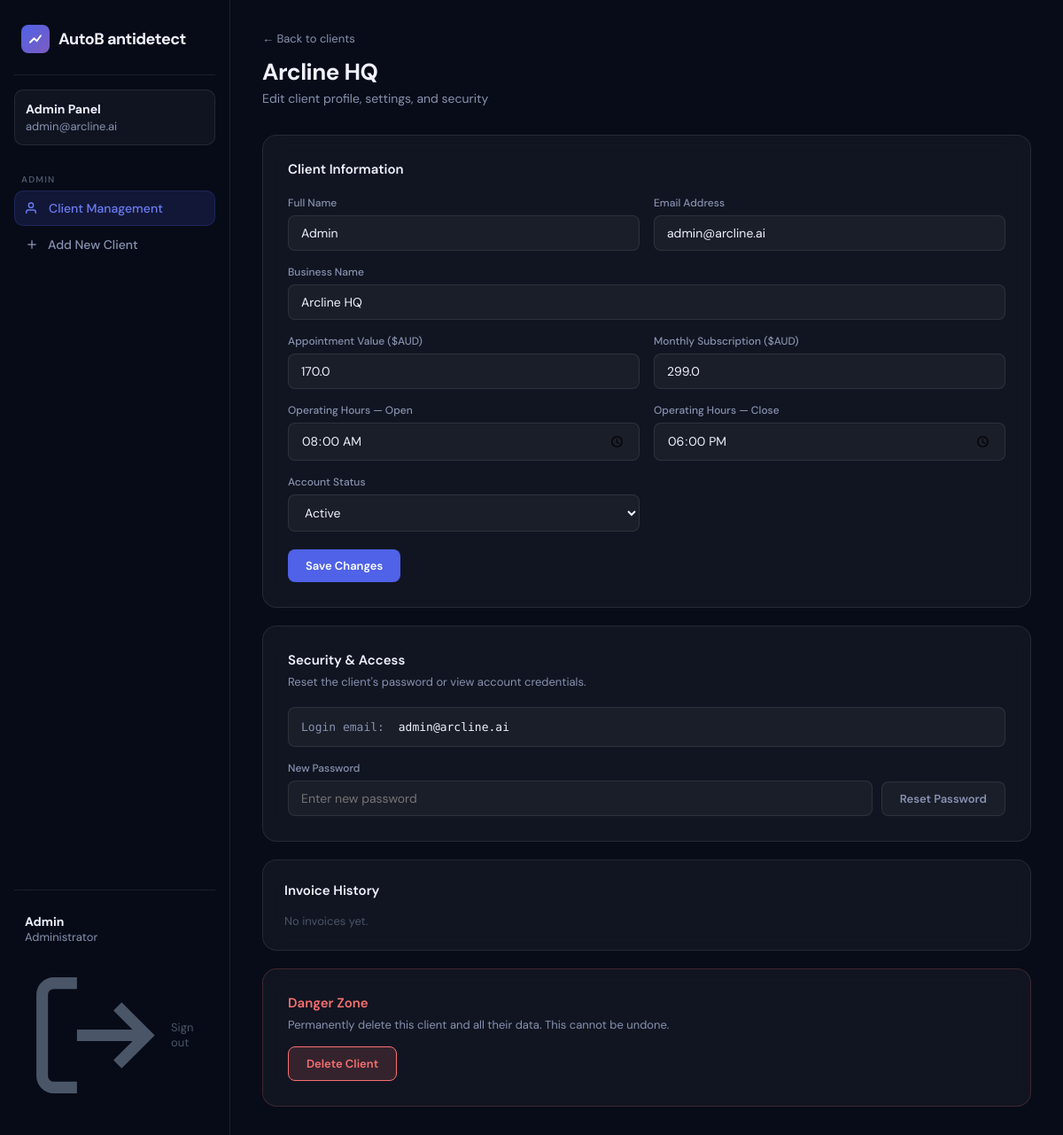
The app's page /admin/client/1 (signed in) with its own data.
### tables this page shows
CREATE TABLE users (
        id INTEGER PRIMARY KEY AUTOINCREMENT,
        name TEXT NOT NULL,
        email TEXT UNIQUE NOT NULL,
        password TEXT NOT NULL,
        role TEXT DEFAULT 'client',
        business_name TEXT DEFAULT '',
        appointment_value REAL DEFAULT 170.0,
        subscription_price REAL DEFAULT 299.0,
        hours_open TEXT DEFAULT '08:00',
        hours_close TEXT DEFAULT '18:00',
        status TEXT DEFAULT 'active',
        receptionist_on INTEGER DEFAULT 1,
        created_at TIMESTAMP DEFAULT CURRENT_TIMESTAMP
    );

### app.py (the view, shortened to what this page needs)
@app.route('/admin/client/<int:cid>', methods=['GET','POST'])
@login_required
@admin_required
def admin_client(cid):
    conn = get_db()
    client   = conn.execute("SELECT * FROM users WHERE id=?",(cid,)).fetchone()
    invoices = conn.execute("SELECT * FROM invoices WHERE user_id=? ORDER BY created_at DESC",(cid,)).fetchall()
    conn.close()
    if not client: return redirect(url_for('admin_panel'))
    return render_template('admin_client.html', client=client, invoices=invoices)

### app.py (called while the page is built)
def get_db():
    conn = sqlite3.connect(DB_PATH)
    conn.row_factory = sqlite3.Row
    return conn

def login_required(f):
    @wraps(f)
    def decorated(*args, **kwargs):
        if 'user_id' not in session:
            return redirect(url_for('login'))
        return f(*args, **kwargs)
    return decorated

def admin_required(f):
    @wraps(f)
    def decorated(*args, **kwargs):
        if session.get('role') != 'admin':
            return redirect(url_for('dashboard'))
        return f(*args, **kwargs)
    return decorated

### templates/admin_client.html (shortened to what this page needs)
{% extends "base.html" %}
{% block body %}
<div class="app-shell">
  <nav class="sidebar" id="sidebar">
    <div class="sidebar-logo">
      <div class="logo-mark">
        <svg viewBox="0 0 24 24" fill="none" stroke="white" stroke-width="2.5" stroke-linecap="round" stroke-linejoin="round">
          <polyline points="4 17 10 11 14 15 20 7"></polyline>
        </svg>
      </div>
      <span class="logo-text">AutoB antidetect</span>
    </div>
    <div class="client-badge"><strong>Admin Panel</strong>{{ session['email'] }}</div>
    <div class="nav-section">
      <div class="nav-label">Admin</div>
      <a href="/admin" class="nav-link active">
        <svg viewBox="0 0 24 24" fill="none" stroke="currentColor" stroke-width="2"><path d="M17 21v-2a4 4 0 00-4-4H5a4 4 0 00-4 4v2"/><circle cx="9" cy="7" r="4"/></svg>
        Client Management
      </a>
      <a href="/admin/add" class="nav-link">
        <svg viewBox="0 0 24 24" fill="none" stroke="currentColor" stroke-width="2"><line x1="12" y1="5" x2="12" y2="19"/><line x1="5" y1="12" x2="19" y2="12"/></svg>
        Add New Client
      </a>
    </div>
    <div class="sidebar-footer">
      <div class="user-info"><strong>{{ session['name'] }}</strong>Administrator</div>
      <a href="/logout" class="logout-link">
        <svg viewBox="0 0 24 24" fill="none" stroke="currentColor" stroke-width="2"><path d="M9 21H5a2 2 0 01-2-2V5a2 2 0 012-2h4"/><polyline points="16 17 21 12 16 7"/><line x1="21" y1="12" x2="9" y2="12"/></svg>
        Sign out
      </a>
    </div>
  </nav>
  <main class="main">
    <div class="page-header fade-in">
      <a href="/admin" style="font-size:13px;color:var(--text-secondary);text-decoration:none;display:inline-flex;align-items:center;gap:6px;margin-bottom:12px;">← Back to clients</a>
      <h1>{{ client['business_name'] or client['name'] }}</h1>
      <p>Edit client profile, settings, and security</p>
    </div>
    <div class="glass" style="padding:28px;margin-bottom:20px;" class="fade-in">
      <h3 style="font-size:15px;font-weight:600;margin-bottom:20px;">Client Information</h3>
      <form method="POST">
        <div class="form-grid">
          <div class="form-group">
            <label>Full Name</label>
            <input type="text" name="name" class="form-control" value="{{ client['name'] }}" required>
          </div>
          <div class="form-group">
            <label>Email Address</label>
            <input type="email" name="email" class="form-control" value="{{ client['email'] }}" required>
          </div>
          <div class="form-group full">
            <label>Business Name</label>
            <input type="text" name="business_name" class="form-control" value="{{ client['business_name'] or '' }}">
          </div>
          <div class="form-group">
            <label>Appointment Value ($AUD)</label>
            <input type="number" name="appointment_value" class="form-control" value="{{ client['appointment_value'] }}" step="1" min="0">
          </div>
          <div class="form-group">
            <label>Monthly Subscription ($AUD)</label>
            <input type="number" name="subscription_price" class="form-control" value="{{ client['subscription_price'] }}" step="1" min="0">
          </div>
          <div class="form-group">
            <label>Operating Hours — Open</label>
            <input type="time" name="hours_open" class="form-control" value="{{ client['hours_open'] }}">
          </div>
          <div class="form-group">
            <label>Operating Hours — Close</label>
            <input type="time" name="hours_close" class="form-control" value="{{ client['hours_close'] }}">
          </div>
          <div class="form-group">
            <label>Account Status</label>
            <select name="status" class="form-control">
              <option value="active" {% if client['status']=='active' %}selected{% endif %}>Active</option>
            </select>
          </div>
        </div>
        <div style="margin-top:20px;">
          <button type="submit" class="btn btn-primary">Save Changes</button>
        </div>
      </form>
    </div>
    <div class="glass" style="padding:28px;margin-bottom:20px;">
      <h3 style="font-size:15px;font-weight:600;margin-bottom:6px;">Security & Access</h3>
      <p style="font-size:13px;color:var(--text-secondary);margin-bottom:20px;">Reset the client's password or view account credentials.</p>
      <div style="background:var(--glass-bg);border:1px solid var(--glass-border);border-radius:8px;padding:14px;margin-bottom:16px;font-family:'DM Mono',monospace;font-size:13px;">
        <span style="color:var(--text-secondary);">Login email:</span>
        <span style="color:var(--text-primary);margin-left:8px;">{{ client['email'] }}</span>
      </div>
      <form method="POST" style="display:flex;gap:10px;align-items:flex-end;flex-wrap:wrap;">
        <div class="form-group" style="flex:1;min-width:200px;">
          <label>New Password</label>
          <input type="text" name="new_password" class="form-control" placeholder="Enter new password">
        </div>
        <button type="submit" class="btn btn-ghost" style="white-space:nowrap;">Reset Password</button>
      </form>
    </div>
    <div class="glass call-log-card" style="margin-bottom:20px;">
      <h3 style="margin-bottom:16px;">Invoice History</h3>
      {% if invoices %}
      <div style="overflow-x:auto;">
        <table class="admin-table">
          <thead><tr><th>Invoice</th><th>Amount</th><th>Status</th><th>Date</th><th>Update</th></tr></thead>
          <tbody>
            {% for inv in invoices %}
            <tr>
              <td style="font-family:'DM Mono',monospace;font-size:12px;color:var(--text-primary);">{{ inv['invoice_number'] }}</td>
              <td style="font-weight:600;color:var(--text-primary);">${{ "%.2f"|format(inv['amount']) }}</td>
              <td><span class="status-pill pill-{{ inv['status'] }}">{{ inv['status'].title() }}</span></td>
              <td>{{ inv['created_at'][:10] }}</td>
              <td>
                <form method="POST" action="/admin/invoice/{{ inv['id'] }}/status" style="display:inline-flex;gap:6px;">
                  <select name="status" class="form-control" style="padding:5px 10px;font-size:12px;">
                    <option value="paid" {% if inv['status']=='paid' %}selected{% endif %}>Paid</option>
                    <option value="pending" {% if inv['status']=='pending' %}selected{% endif %}>Pending</option>
                    <option value="overdue" {% if inv['status']=='overdue' %}selected{% endif %}>Overdue</option>
                  </select>
                  <button type="submit" class="btn btn-ghost" style="padding:5px 10px;font-size:12px;">Update</button>
                </form>
              </td>
            </tr>
            {% endfor %}
          </tbody>
        </table>
      </div>
      {% else %}
      <p style="color:var(--text-dim);font-size:13px;">No invoices yet.</p>
      {% endif %}
    </div>
    <div class="glass" style="padding:28px;border-color:rgba(248,113,113,0.2);">
      <h3 style="font-size:15px;font-weight:600;color:var(--red);margin-bottom:6px;">Danger Zone</h3>
      <p style="font-size:13px;color:var(--text-secondary);margin-bottom:16px;">Permanently delete this client and all their data. This cannot be undone.</p>
      <button class="btn btn-danger" onclick="document.getElementById('delModal').classList.add('open')">Delete Client</button>
    </div>
  </main>
</div>
{% endblock %}

### templates/base.html (style rules this page uses)
*, *::before, *::after { box-sizing: border-box; margin: 0; padding: 0; }
:root { --navy: #080c18; --navy2: #0d1428; --navy3: #111c38; --indigo: #4f62e8; --indigo2: #6b7df5; --indigo-glow: rgba(79,98,232,0.25); --purple: #7c5cbf; --glass-bg: rgba(255,255,255,0.04); --glass-border:rgba(255,255,255,0.09); --glass-hover: rgba(255,255,255,0.07); --text-primary:#f0f2ff; --text-secondary:#8892b0; --text-dim: #4a5568; --green: #34d399; --red: #f87171; --amber: #fbbf24; --radius: 16px; --radius-sm: 10px; --sidebar-w: 260px; }
html, body { height: 100%; font-family: 'DM Sans', sans-serif; background: var(--navy); color: var(--text-primary); overflow-x: hidden; }
.app-shell { display: flex; min-height: 100vh; }
.sidebar { width: var(--sidebar-w); min-height: 100vh; background: rgba(8,12,24,0.85); backdrop-filter: blur(24px); border-right: 1px solid var(--glass-border); display: flex; flex-direction: column; padding: 24px 16px; position: fixed; top: 0; left: 0; bottom: 0; z-index: 100; transition: transform .3s ease; }
.sidebar-logo { display: flex; align-items: center; gap: 10px; padding: 4px 8px 24px; border-bottom: 1px solid var(--glass-border); margin-bottom: 8px; }
.logo-mark { width: 32px; height: 32px; background: linear-gradient(135deg, var(--indigo), var(--purple)); border-radius: 8px; display: flex; align-items: center; justify-content: center; }
.logo-mark svg { width: 18px; height: 18px; }
.logo-text { font-size: 18px; font-weight: 700; letter-spacing: -0.5px; }
.client-badge { margin: 8px 0 16px; padding: 12px; background: var(--glass-bg); border: 1px solid var(--glass-border); border-radius: var(--radius-sm); font-size: 13px; color: var(--text-secondary); }
.client-badge strong { display: block; color: var(--text-primary); font-size: 14px; margin-bottom: 2px; }
.nav-section { flex: 1; }
.nav-label { font-size: 10px; font-weight: 600; letter-spacing: 1.2px; color: var(--text-dim); text-transform: uppercase; padding: 0 8px; margin: 16px 0 6px; }
.nav-link { display: flex; align-items: center; gap: 10px; padding: 10px 12px; border-radius: var(--radius-sm); color: var(--text-secondary); text-decoration: none; font-size: 14px; font-weight: 500; transition: all .2s; margin-bottom: 2px; }
.nav-link.active { background: rgba(79,98,232,0.15); color: var(--indigo2); border: 1px solid rgba(79,98,232,0.2); }
.nav-link svg { width: 16px; height: 16px; flex-shrink: 0; }
.sidebar-footer { border-top: 1px solid var(--glass-border); padding-top: 16px; }
.user-info { padding: 10px 12px; font-size: 13px; color: var(--text-secondary); }
.user-info strong { display: block; color: var(--text-primary); font-size: 14px; }
.logout-link { display: flex; align-items: center; gap: 8px; padding: 10px 12px; border-radius: var(--radius-sm); color: var(--text-dim); text-decoration: none; font-size: 13px; transition: all .2s; margin-top: 4px; }
.main { margin-left: var(--sidebar-w); flex: 1; padding: 32px 36px; min-height: 100vh; }
.glass { background: var(--glass-bg); border: 1px solid var(--glass-border); border-radius: var(--radius); backdrop-filter: blur(12px); transition: border-color .2s; }
.page-header { margin-bottom: 32px; }
.page-header h1 { font-size: 26px; font-weight: 700; letter-spacing: -0.5px; }
.page-header p { color: var(--text-secondary); font-size: 14px; margin-top: 4px; }
.call-log-card { padding: 24px; }
.call-log-card h3 { font-size: 15px; font-weight: 600; margin-bottom: 16px; }
.btn { padding: 10px 20px; border-radius: 8px; font-size: 13px; font-weight: 600; border: none; cursor: pointer; font-family: inherit; transition: all .15s; }
.btn-ghost { background: var(--glass-bg); border: 1px solid var(--glass-border); color: var(--text-secondary); }
.btn-danger { background: rgba(248,113,113,0.15); border: 1px solid var(--red); color: var(--red); }
.btn-primary { background: var(--indigo); color: #fff; }
.form-grid { display: grid; grid-template-columns: 1fr 1fr; gap: 16px; }
.form-group { display: flex; flex-direction: column; gap: 6px; }
.form-group.full { grid-column: 1/-1; }
.form-group label { font-size: 12px; font-weight: 500; color: var(--text-secondary); }
.form-control { background: var(--glass-bg); border: 1px solid var(--glass-border); color: var(--text-primary); border-radius: 8px; padding: 10px 14px; font-size: 14px; font-family: inherit; outline: none; transition: border-color .2s; }
select.form-control option { background: var(--navy2); }
.fade-in { animation: fadeIn .4s ease both; }

### records on screen
users: email "admin@arcline.ai", business_name "Arcline HQ", name "Admin", appointment_value "170.0", subscription_price "299.0", hours_open "08:00", hours_close "18:00", status "Active"

### other values on screen
{{ session['name'] }} "Admin"
